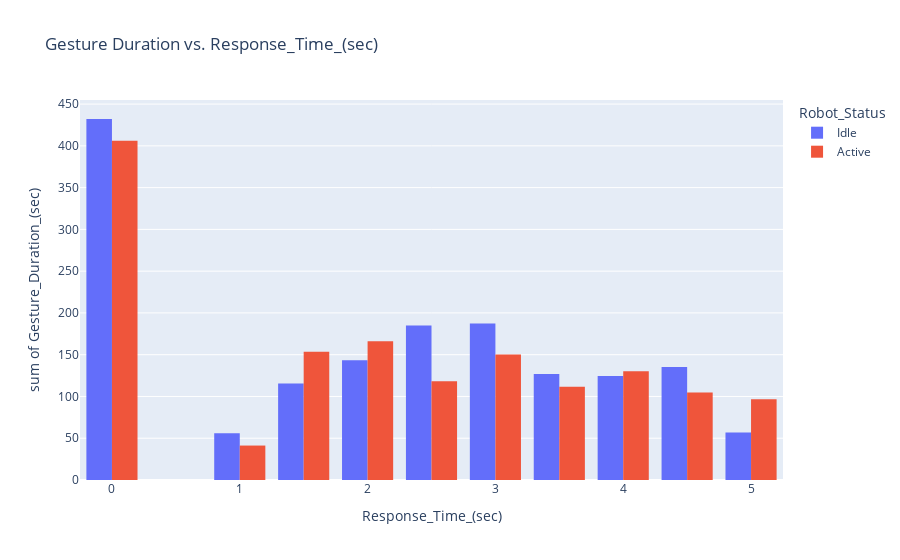

Notebook code for this chart:
### Markdown cell above
### 3.Gesture Duration vs. Response Time (sec)

### Code cell
fig3 = px.histogram(dataset, x='Response_Time_(sec)', y='Gesture_Duration_(sec)', title='Gesture Duration vs. Response_Time_(sec)', color='Robot_Status',barmode='group')
fig3.show()

### Figure 1 — Plotly figure (JSON) as saved in the notebook; plotly's stock layout.template omitted (floating-point values rounded to 4 significant figures; data arrays with more than 128 entries replaced by an {"elided": "..."} marker saying what was removed)
{"data": [{"alignmentgroup": "True", "bingroup": "x", "histfunc": "sum", "hovertemplate": "Robot_Status=Idle<br>Response_Time_(sec)=%{x}<br>sum of Gesture_Duration_(sec)=%{y}<extra></extra>", "legendgroup": "Idle", "marker": {"color": "#636efa", "pattern": {"shape": ""}}, "name": "Idle", "offsetgroup": "Idle", "orientation": "v", "showlegend": true, "type": "histogram", "x": {"elided": "520 float values"}, "xaxis": "x", "y": {"elided": "520 float values"}, "yaxis": "y"}, {"alignmentgroup": "True", "bingroup": "x", "histfunc": "sum", "hovertemplate": "Robot_Status=Active<br>Response_Time_(sec)=%{x}<br>sum of Gesture_Duration_(sec)=%{y}<extra></extra>", "legendgroup": "Active", "marker": {"color": "#EF553B", "pattern": {"shape": ""}}, "name": "Active", "offsetgroup": "Active", "orientation": "v", "showlegend": true, "type": "histogram", "x": {"elided": "480 float values"}, "xaxis": "x", "y": {"elided": "480 float values"}, "yaxis": "y"}], "layout": {"barmode": "group", "legend": {"title": {"text": "Robot_Status"}, "tracegroupgap": 0}, "title": {"text": "Gesture Duration vs. Response_Time_(sec)"}, "xaxis": {"anchor": "y", "domain": [0, 1], "title": {"text": "Response_Time_(sec)"}}, "yaxis": {"anchor": "x", "domain": [0, 1], "title": {"text": "sum of Gesture_Duration_(sec)"}}}}
